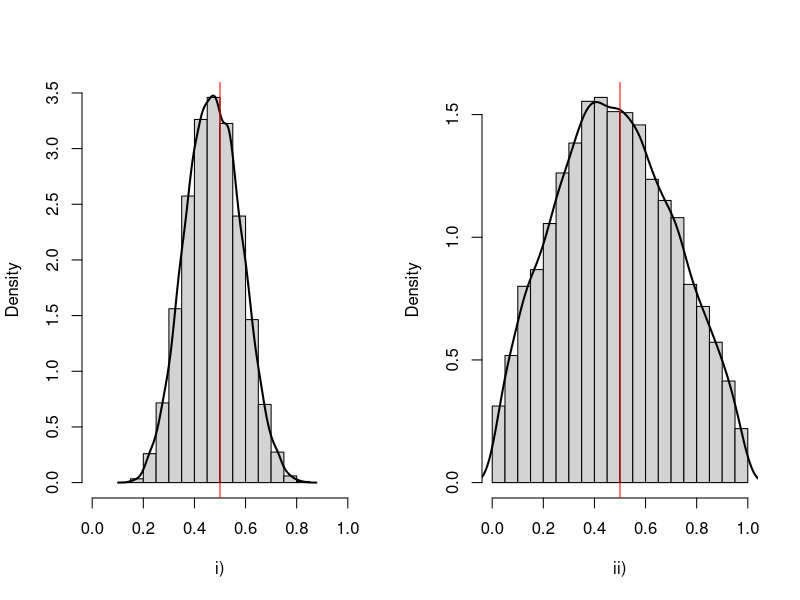
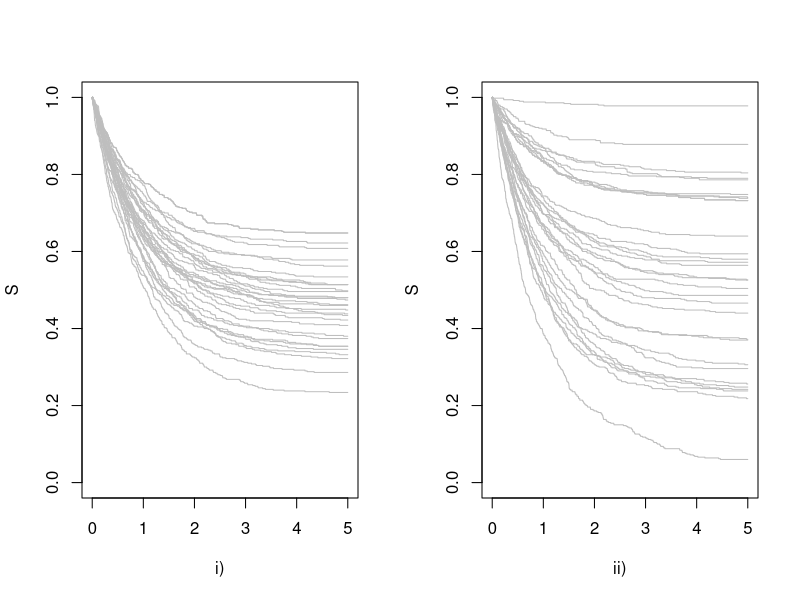

Generate these figures, in order, with R:

# cure fraction prior histogram

library(purrr)
library(survival)


n <- 10000

# sample global cure fraction prior on beta
cf <- boot::inv.logit(rnorm(n, -0.1, sd = sqrt(0.2)))

# end-point specific cure fraction variance prior
# truncated normal
endpt_var <- msm::rtnorm(n, 0, sd = sqrt(2.5), lower = 0)

cf_endpt_logit <- boot::inv.logit(rnorm(n, boot::logit(cf), sd = sqrt(endpt_var)))
cf_endpt <- boot::inv.logit(rnorm(n, cf, sd = sqrt(endpt_var)))


# plots

par(mfrow = c(1,2))
hist(cf,
     breaks = 20, xlim = c(0,1),
     main = "", xlab = "i)",
     freq = FALSE)
lines(density(cf), lwd = 2)
abline(v=0.5, col = "red")
# hist(cf_endpt,
#      breaks = 30,
#      xlim = c(0,1),
#      main = "", xlab = "")
# abline(v=0.5, col = "red")
hist(cf_endpt_logit,
     breaks = 30,
     xlim = c(0,1),
     main = "", xlab = "ii)",
     freq = FALSE)
lines(density(cf_endpt_logit), lwd = 2)
abline(v=0.5, col = "red")


# stats

sum(cf > 0.6)/n
sum(cf > 0.7)/n

# survival curves
# centered
ns <- 500
t_cf <- list()
t_endpt <- list()

for (j in 1:30) {
  t_cf[[j]] <- NA
  t_endpt[[j]] <- NA

  for (i in 1:ns) {
    t_cf[[j]][i] <-
      if (runif(1) > cf[j]) {
        rexp(1,1)
      } else {100}

    t_endpt[[j]][i] <-
      if (runif(1) > cf_endpt_logit[j]) {
        rexp(1,1)
      } else {100}
  }
}

par(mfrow = c(1,2))

km_fit <- map(t_cf, function(x) survfit(Surv(x, rep(1, ns)) ~ 1))
plot(km_fit[[1]], xlim = c(0,5), conf.int = FALSE, col = "grey", xlab = "i)", ylab = "S")
map(km_fit, lines, conf.int = FALSE, col = "grey")

km_fit <- map(t_endpt, function(x) survfit(Surv(x, rep(1, ns)) ~ 1))
plot(km_fit[[1]], xlim = c(0,5), conf.int = FALSE, col = "grey", xlab = "ii)", ylab = "S")
map(km_fit, lines, conf.int = FALSE, col = "grey")
